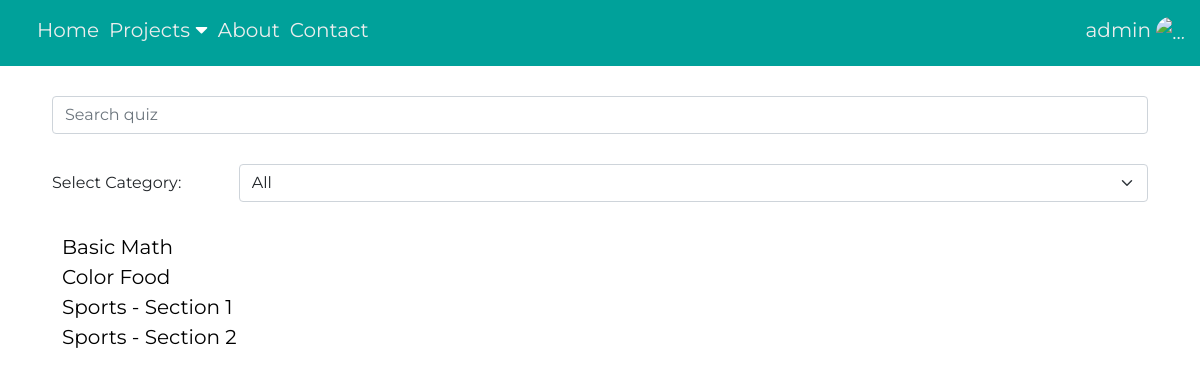
Page /quiz/quiz_list/ (signed in) on the committed database.
### users/models.py (models this page shows)
class CustomUser(AbstractUser):
    age = models.PositiveIntegerField(null=True, blank=True)
    gender = models.CharField(max_length=50, default='Nam')

### quiz/models.py (models this page shows, shortened)
class Quiz(models.Model):
    title = models.CharField(max_length=500)
    category = models.CharField(max_length = 20 ,choices = CATEGORIES_CHOICES, default = 'Food')
    number_questions = models.SmallIntegerField()

### quiz/views.py (the view)
# urls.py: path('quiz_list/', views.QuizList.as_view(), name = 'quiz_list'),
class QuizList(ListView):
    model = Quiz
    template_name = 'quiz_list.html'
    context_object_name = 'quizs'

### templates/quiz_list.html (shortened to what this page needs)
{% extends 'base.html' %}
{% block content %}
<div class="form-group">
    <div class="row">
        <div class="col-sm-12">
            <input type='text' placeholder="Search quiz" id="seach_input" onkeyup="searchQuiz()" class="form-control">
        </div>
    </div>
    <div class="row">
        <label for="select_input" class="col-sm-2 col-form-label">Select Category: </label>
        <div class="col-sm-10">
            <select class="form-select col-sm-10" id="select_input" onchange="selectCategory()">
                <option value="">All</option>
            </select>
        </div>
    </div>
</div>
<ul id="quizs">
    {% for quiz in quizs %}
    <li><a href="{% url 'quiz_detail' quiz.id %}"> {{quiz.title}}</a>  </li>
    {% endfor %}
</ul>
{% endblock content %}

### templates/base.html (shortened to what this page needs)
{% load static %}
<!DOCTYPE html>
<html lang="en">
<head>
    <link rel="stylesheet" href="https://cdnjs.cloudflare.com/ajax/libs/font-awesome/5.15.1/css/all.min.css" />
    <link rel="stylesheet" href="{% static 'css/base.css' %}" />
    <link href="https://cdnjs.cloudflare.com/ajax/libs/font-awesome/5.15.3/css/all.min.css" rel="stylesheet">
    <link href="https://cdnjs.cloudflare.com/ajax/libs/bootstrap/5.0.2/css/bootstrap.min.css" rel="stylesheet">
</head>
<body>
    <header>
        <div class='nav_box_web'>
            <ul class="nav_box_web_list">
                <li class="need_hide"><a href="{% url 'home' %}">Home</a> </li>
                <li class="need_hide" id="dropdownProjects" data-bs-toggle="dropdown" aria-expanded="false"><a
                        href="">Projects</a> <i class="fas fa-caret-down text-white"></i></li>
                <li class="need_hide"><a href="{% url 'about' %}">About</a></li>
                <li class="need_hide"><a href="{% url 'contact' %}">Contact</a> </li>
            </ul>
        </div>
        <div class="nav_user">
            {% if user.is_authenticated %}
            <span class="need_hide">{{user.username}}</span>
            <img src="{%static 'img/avatar.jpg'%}" alt="..." class="rounded-circle need_hide" width="28px" height="28px"
                id="dropdownAvatar" data-bs-toggle="dropdown" aria-expanded="false">
            {% else %}
            <a href="{% url 'login' %}" class="need_hide">Log In</a>|
            <a href="{% url 'signup' %}" class="need_hide">Sign Up</a>
            {% endif%}
        </div>
    </header>
    <div class="container">
        {% block content %}
        {% endblock content %}
    </div>
</body>
</html>

### static/css/base.css (style rules this page uses)
* { box-sizing: border-box; font-family: 'Montserrat', sans-serif; }
body { width: 100%; height: 100%; margin: 0; padding: 0; }
header { display: flex; width: 100%; background-color: #00a19a; }
.nav_box_web { display: flex; justify-content: flex-start; }
.nav_box_web_list { display: flex; flex-wrap: wrap; list-style: none; justify-content: flex-end; margin-top: 10px; }
.nav_box_web_list li { font-size: 20px; padding: 5px; margin: 0px; }
.nav_box_web_list li a { color: #ebeded; text-decoration: none; }
.text-white { color: #ebeded; }
.container { padding: 10px; }
body .row { margin-top: 10px; padding: 10px; }
.nav_user { color: #ebeded; padding: 15px; right: 0; margin-left: auto; font-size: 20px; }

### templates/quiz_list.html (style rules this page uses)
#quizs { padding: 10px; margin: 10px; list-style: none; }
#quizs li { font-size: 20px; }
#quizs li a { text-decoration: none; color: black; }

### rows in the picture
CustomUser: username "admin"
Quiz: title "Basic Math"
Quiz: title "Color Food"
Quiz: title "Sports - Section 1"
Quiz: title "Sports - Section 2"
